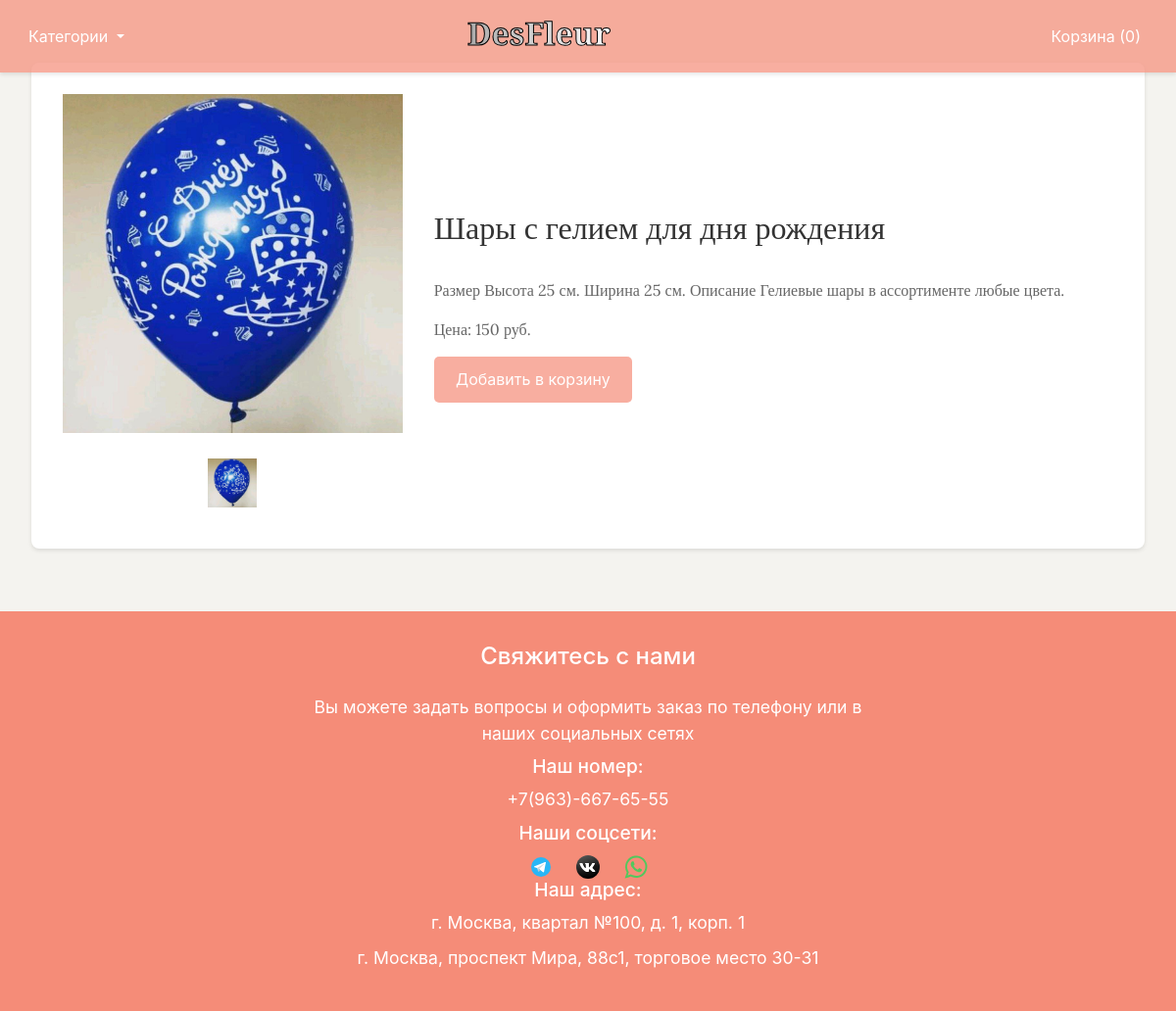
The page /flower/15 on the database as committed earlier.
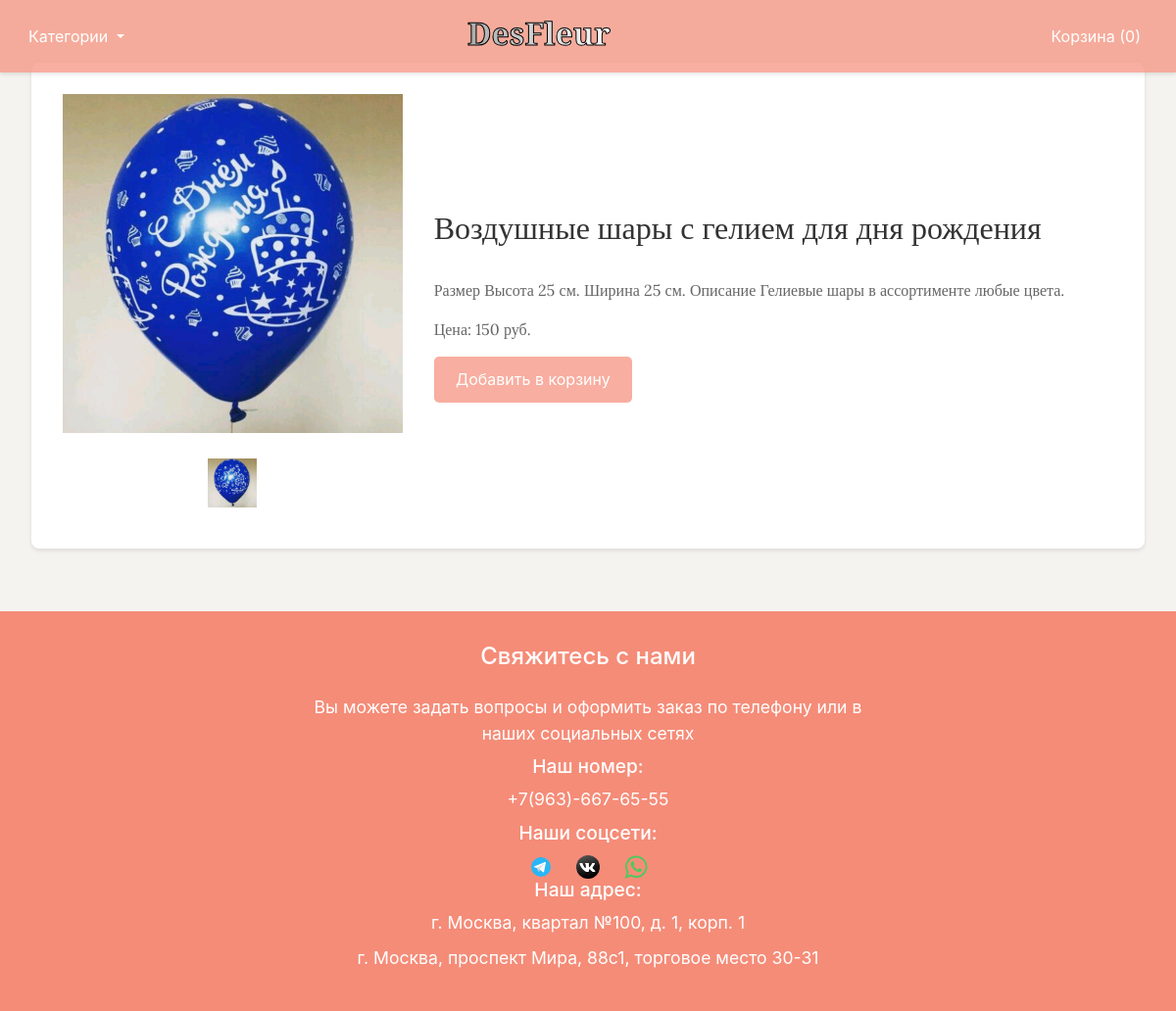
The same page on the database as committed later.
### tables this page shows
CREATE TABLE flowers (id INTEGER PRIMARY KEY AUTOINCREMENT, name TEXT NOT NULL, description TEXT, price INTEGER NOT NULL, image_paths TEXT, category TEXT NOT NULL);

### app.py (the view)
@app.route('/flower/<int:flower_id>')
def flower(flower_id):
    flower = models.get_flower(flower_id)
    cart_items = session.get('cart', [])
    total_price = sum(item[3] for item in cart_items)
    return render_template('product.html', flower=flower, total_price=total_price)

### models.py (called while the page is built)
def get_flower(flower_id):
    conn = sqlite3.connect('flowers.db')
    c = conn.cursor()
    c.execute('SELECT * FROM flowers WHERE id = ?', (flower_id,))
    flower = c.fetchone()
    conn.close()
    return flower

### templates/product.html
{% extends 'base.html' %}
{% block content %}
<div class="flower-details">
    <div class="flower-images-description">
        <div class="flower-images">
            <div class="main-image">
                {% if flower[4] %}
                {% set image_paths = flower[4].split(',') %}
                <img id="main-image" src="../{{ image_paths[0] }}" alt="{{ flower[1] }}"
                     style="width: 100%; height: auto;">
                {% else %}
                <img src="{{ url_for('static', filename='images/placeholder.jpg') }}" alt="Placeholder">
                {% endif %}
            </div>
            <div class="thumbnails">
                {% if flower[4] %}
                {% for image_path in image_paths %}
                <img class="thumbnail" src="../{{ image_path }}" alt="{{ flower[1] }}"
                     style="width: 50px; height: 50px; cursor: pointer;">
                {% endfor %}
                {% endif %}
            </div>
        </div>
        <div class="flower-info" style="background-color: white">
            <h1>{{ flower[1] }}</h1>
            <p>{{ flower[2] }}</p>
            <p>Цена: {{ flower[3] }} руб.</p>
            <a class="add-to-cart-button" href="{{ url_for('add_to_cart', flower_id=flower[0]) }}">Добавить в
                корзину</a>
        </div>
    </div>
</div>
{% endblock %}

Rows that differ between the two databases and show on the page:
changed flowers: name "Шары с гелием для дня рождения" → "Воздушные шары с гелием для дня рождения"
